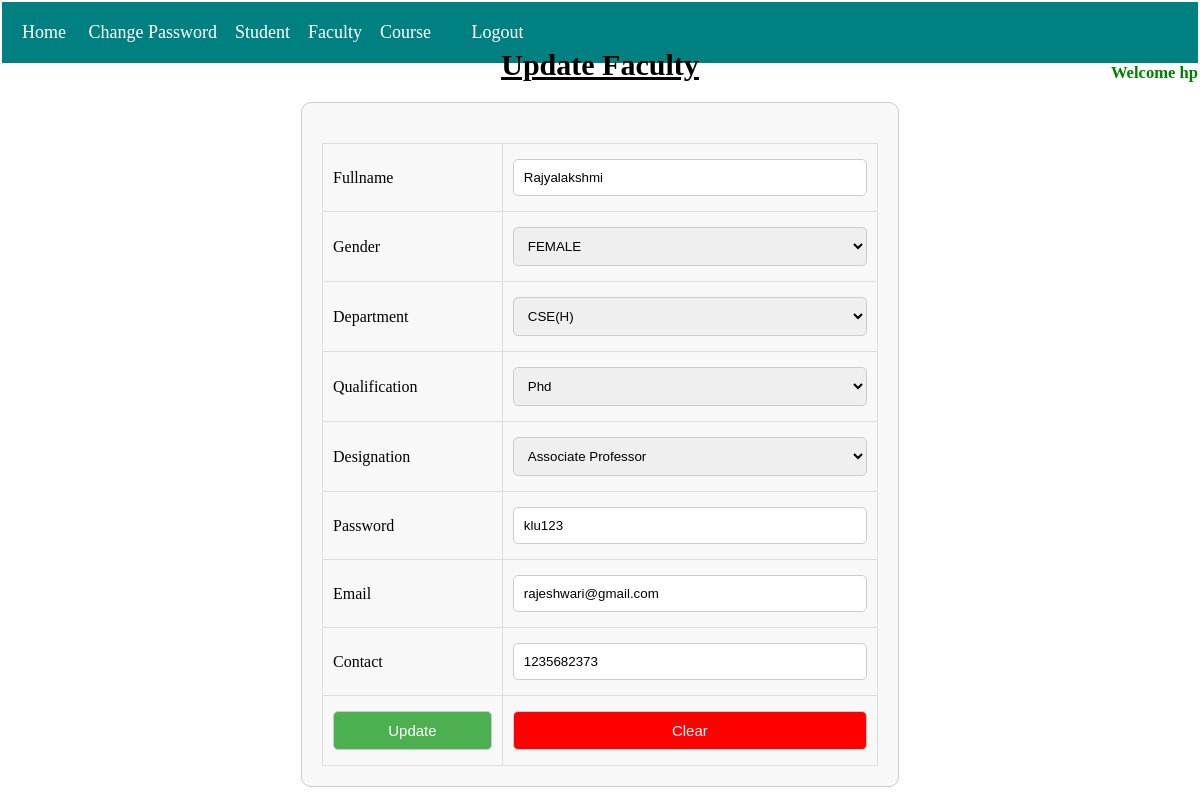
Screenshot of /facultyupdation/1 (signed in) with the database file from the repository.
### adminapp/models.py (models this page shows, shortened)
class Faculty(models.Model):
    id = models.AutoField(primary_key=True)
    facultyid=models.BigIntegerField(blank=False,unique=True)
    fullname=models.CharField(max_length=100,blank=False)
    gender_choices=(("MALE","MALE"),("FEMALE","FEMALE"))
    gender=models.CharField(max_length=50,blank=False,choices=gender_choices)
    department_choices=(("CSE(Regular)","CSE(R)"),("CSE(Honors)","CSE(H)"),("CSE&IT","CSEIT") )
    department = models.CharField(max_length=100, blank=False,choices=department_choices)
    qualification_choices=(("M.Tech","M.Tech"),("Phd","Phd") )
    qualification = models.CharField(max_length=100, blank=False,choices=qualification_choices)
    desihnation_choices=(("Prof.","Professor"),("Assoc.Prof","Associate Professor"),("Assit.Prof","Assitant Professor") )
    designation = models.CharField(max_length=100, blank=False,choices=desihnation_choices)
    password = models.CharField(max_length=100, blank=False,default="klu123")
    email = models.CharField(max_length=100, blank=False,unique=True)
    contact = models.CharField(max_length=20, blank=False,unique=True)
    class Meta:
        db_table="faculty_table"

### adminapp/views.py (the view)
# urls.py: path("facultyupdation/<int:fid>",views.facultyupdation,name="facultyupdation"),
def facultyupdation(request, fid):
    print(fid)
    auname = request.session["auname"]
    faculty = get_object_or_404(Faculty, pk=fid)
    if request.method == "POST":
        form = FacultyForm(request.POST, instance=faculty)
        if form.is_valid():
            form.save()
            return redirect('updatefaculty')
        else:
            return HttpResponse("Updation Failed")
    else:
        form = FacultyForm(instance=faculty)
    return render(request, "facultyupdated.html", {"form": form, "adminuname": auname})

### adminapp/forms.py
class FacultyForm(forms.ModelForm):
    class Meta:
        model = Faculty
        fields = "__all__"
        exclude = {"facultyid"}

### templates/facultyupdated.html (shortened to what this page needs)
{% extends 'adminhome.html' %}
{% block 'body' %}
<h3 align="center"><u>Update Faculty</u></h3>
<center>
  <form method="post">
    <table align="center" width="25%" height="60%">
      {% for field in form %}
      <tr>
        <td><label>{{field.label}}</label></td>
        <td>{{field}}</td>
      </tr>
      {% endfor %}
      <tr align="center">
        <td><input type="submit" value="Update" class="addbutton" /></td>
        <td><input type="reset" value="Clear" class="addbutton" /></td>
      </tr>
    </table>
  </form>
</center>
{% endblock %}

### static/css/adminstyle.css (style rules this page uses)
body { background-color: white; margin: 2px; font-size: 20px; }
* { margin: 0; padding: 0; box-sizing: border-box; }
body { font-family: Times New Roman; }
.addbutton { position: relative; background-color: lightgreen; border: none; font-size:15px; color: #FFFFFF; padding: 20px; width:100px; text-align: center; transition-duration: 0.4s; text-decoration: none; overflow: hidden; cursor: pointer; }
.addbutton { position: relative; background-color: black; border: none; font-size:15px; color: #FFFFFF; padding: 20px; width:100px; text-align: center; transition-duration: 0.4s; text-decoration: none; overflow: hidden; cursor: pointer; }

### templates/facultyupdated.html (style rules this page uses)
h3 { text-align: center; text-decoration: underline; margin-top: -35px; font-size: 1.5em; }
form { width: 50%; margin: 20px auto; padding: 20px; border: 1px solid #ccc; border-radius: 10px; background-color: #f8f8f8; }
table { width: 100%; border-collapse: collapse; margin-top: 20px; }
table, th, td { border: 1px solid #ddd; }
th, td { padding: 10px; text-align: left; }
select, input[type="number"], input[type="text"], input[type="submit"], input[type="reset"] { width: 100%; padding: 10px; margin: 5px 0; display: inline-block; border: 1px solid #ccc; box-sizing: border-box; border-radius: 5px; }
input[type="submit"].addbutton { background-color: #4CAF50; color: white; cursor: pointer; }
input[type="reset"].addbutton { background-color: red; color: white; cursor: pointer; }

### rows the page displays
Faculty: form "Rajyalakshmi" "FEMALE" "CSE(H)" "Phd" "Associate Professor" "klu123" "rajeshwari@gmail.com" "1235682373"

### other values shown
{{ adminuname }} "hp"
{{ field.label }} "Fullname" "Gender" "Department" "Qualification" "Designation" "Password" "Email" "Contact"
